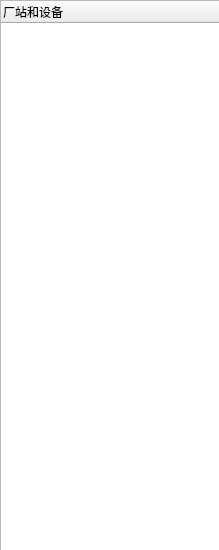
<?xml version="1.0" encoding="UTF-8"?>
<ui version="4.0">
 <class>CStnDevTable</class>
 <widget class="QDialog" name="CStnDevTable">
  <property name="geometry">
   <rect>
    <x>0</x>
    <y>0</y>
    <width>219</width>
    <height>550</height>
   </rect>
  </property>
  <property name="windowTitle">
   <string>厂站设备</string>
  </property>
  <widget class="QTreeWidget" name="listStnDev">
   <property name="geometry">
    <rect>
     <x>0</x>
     <y>0</y>
     <width>221</width>
     <height>551</height>
    </rect>
   </property>
   <property name="styleSheet">
    <string notr="true">font: 12pt &quot;宋体&quot;;</string>
   </property>
   <column>
    <property name="text">
     <string>厂站和设备</string>
    </property>
   </column>
  </widget>
 </widget>
 <resources/>
 <connections/>
</ui>
